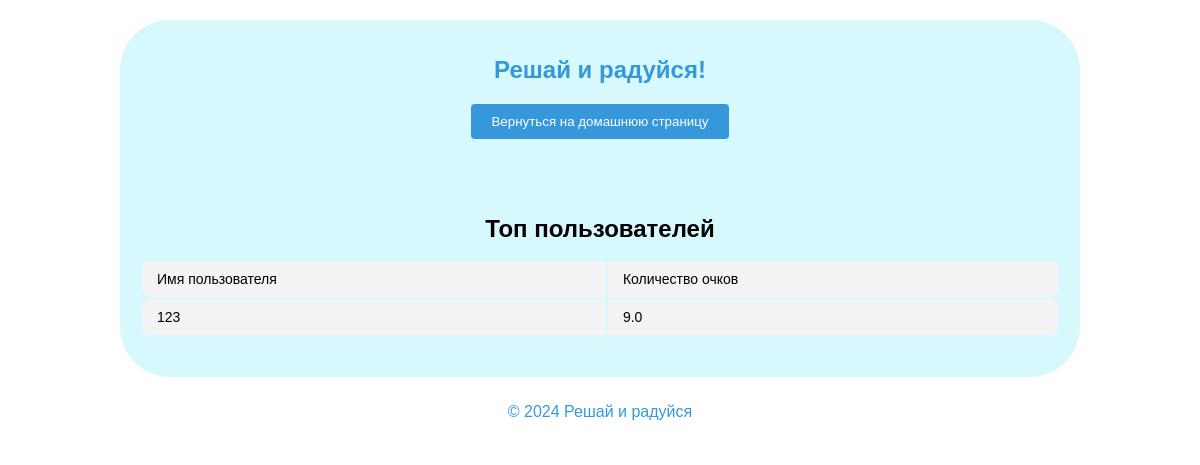
Page /top/19 (signed in) on the earlier database version.
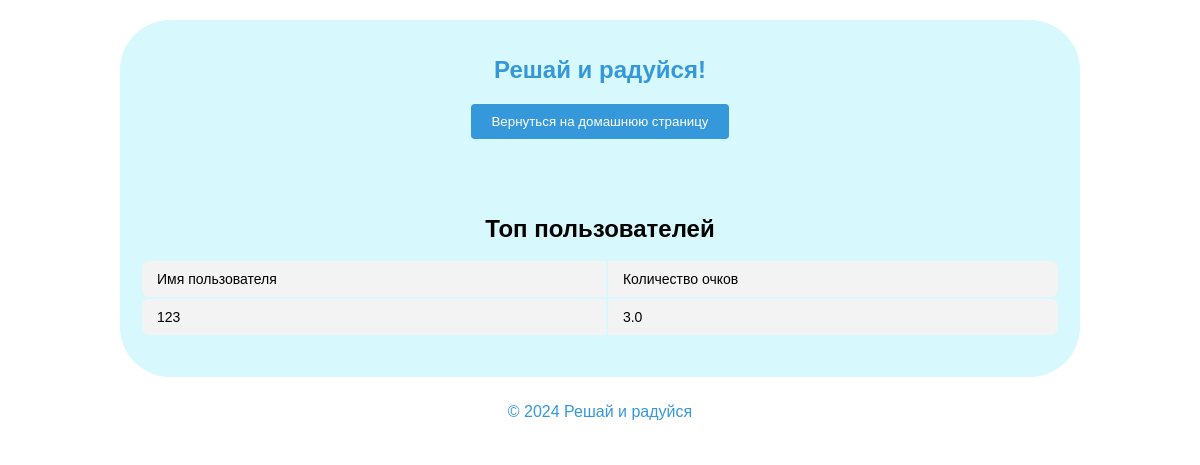
Same page on the later database version.
### tables this page shows
CREATE TABLE stats (solved_examples INTEGER DEFAULT (0), examples INTEGER, login STRING, points FLOAT DEFAULT (0));

### server.py (the view)
@server.route('/top/<username>', methods=['GET', 'POST'])
@login_required
def top(username):
    if request.method == 'POST':
        return redirect(url_for('home', username=username))
    con = sqlite3.connect('project.db')
    cur = con.cursor()
    query = cur.execute(f'''SELECT login, points FROM stats ORDER BY points DESC LIMIT 10''').fetchall()
    con.commit()
    con.close()
    return render_template('top_users.html', query=query)

### server.py (called while the page is built)
@login_manager.user_loader
def load_user(id):
    con = sqlite3.connect('project.db')
    cur = con.cursor()
    query = cur.execute(f'''SELECT login, hash_password FROM users WHERE id="{id}"''').fetchone()
    con.close()
    return User(id, query[0], query[1])

### templates/top_users.html (shortened to what this page needs)
<!DOCTYPE html>
<html lang="en">
<head>
  <link rel="stylesheet" href="{{ url_for('static', filename='css/style_top_users.css') }}">
</head>
<body>
  <div class="container">
    <header>
      <h1>Решай и радуйся!</h1>
            <form action="" method="POST">
        <button class="btn" type="submit" name="back-btn" value="3">Вернуться на домашнюю страницу</button>
      </form>
    </header>
    <main>
      <h1>Топ пользователей</h1>
      <ul class="task-list" id="allTasks">
        {% for username, points in query %}
        <table class='table'>
        <tr>
          <td>Имя пользователя</td>
          <td>Количество очков</td>
        </tr>
        <tr>
          <td>{{ username }}</td>
          <td>{{ points }}</td>
        </tr>
        </table>
        {% endfor %}
      </ul>
    </main>
    <footer>
      <p>&copy; 2024 Решай и радуйся</p>
    </footer>
  </div>
</body>
</html>

### static/css/style_top_users.css (style rules this page uses)
body { font-family: sans-serif; margin: 0; background-image: url(https://png.pngtree.com/background/20211215/original/pngtree-educational-mathematical-formulas-on-white-background-picture-image_1457809.jpg); }
.container { max-width: 960px; margin: 0 auto; padding: 20px; }
header { background-color: #d7f8fc; color: #3498db; padding: 20px; text-align: center; border-top-left-radius: 50px; border-top-right-radius: 50px; }
h1 { font-size: 24px; margin-bottom: 10px; }
.btn { display: block; margin: 20px auto; padding: 10px 20px; background-color: #3498db; color: #fff; border: none; border-radius: 4px; cursor: pointer; text-decoration: none; }
main { background-color: #d7f8fc; padding: 20px; border-bottom-left-radius: 50px; border-bottom-right-radius: 50px; }
h1 { margin-bottom: 10px; display: flex; justify-content: center; }
.task-list { list-style: none; padding: 0; }
.table { width: 100%; border: none; margin-bottom: 20px; }
.table tbody td { text-align: left; border: none; padding: 10px 15px; font-size: 14px; vertical-align: top; }
.table tbody tr:nth-child(even) { background: #f3f3f3; }
.table tbody tr td:first-child { border-radius: 8px 0 0 8px; background: #f3f3f3; }
.table tbody tr td:last-child { border-radius: 0 8px 8px 0; background: #f3f3f3; }
footer { background-color: #fff; color: #3498db; padding: 10px; text-align: center; margin-top: 20px; max-width: 200px; max-height: 40px; clear: both; margin: 0 auto; }

Differences in the rows shown:
changed stats: points "9.0" → "3.0"
